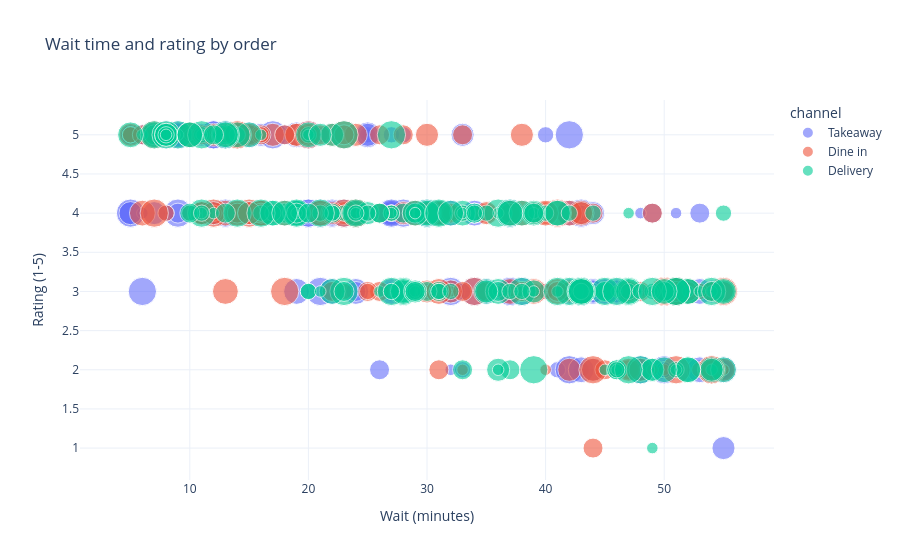

Source (notebook cell):
### Markdown cell above
**Interpretation and reasoning**

Each colored line connects that branch's observed daily totals. A line segment across an absent date is not a recorded value for that date. The chart provides timing and scale context, but it does not normalize by capacity or estimate a sales forecast. The `daily` table printed in Step 15 lets you trace a plotted point to its exact grouped amount.

### Step 17 - Plot wait and rating while retaining order-level context

**Question:** What individual-order pattern lies behind the correlation coefficient?

### Code cell
# Preserve one point per order; color and bubble size add channel and party-size context.
fig = px.scatter(
    filtered, x='wait_minutes', y='rating', color='channel', size='guests',
    hover_data=['order_id', 'branch', 'bill_amount'], opacity=0.6,
    title='Wait time and rating by order',
    labels={'wait_minutes': 'Wait (minutes)', 'rating': 'Rating (1-5)'},
)
fig.update_layout(template='plotly_white')
# Render this figure directly in the notebook output.
display(fig)

### Figure 1 — Plotly figure (JSON) as saved in the notebook; plotly's stock layout.template omitted (floating-point values rounded to 4 significant figures; data arrays with more than 128 entries replaced by an {"elided": "..."} marker saying what was removed)
{"data": [{"customdata": {"elided": "192x3 mixed values"}, "hovertemplate": "channel=Takeaway<br>Wait (minutes)=%{x}<br>Rating (1-5)=%{y}<br>guests=%{marker.size}<br>order_id=%{customdata[0]}<br>branch=%{customdata[1]}<br>bill_amount=%{customdata[2]}<extra></extra>", "legendgroup": "Takeaway", "marker": {"color": "#636efa", "opacity": 0.6, "size": {"elided": "192 int values"}, "sizemode": "area", "sizeref": 0.015, "symbol": "circle"}, "mode": "markers", "name": "Takeaway", "orientation": "v", "showlegend": true, "type": "scatter", "x": {"elided": "192 int values"}, "xaxis": "x", "y": {"elided": "192 int values"}, "yaxis": "y"}, {"customdata": {"elided": "208x3 mixed values"}, "hovertemplate": "channel=Dine in<br>Wait (minutes)=%{x}<br>Rating (1-5)=%{y}<br>guests=%{marker.size}<br>order_id=%{customdata[0]}<br>branch=%{customdata[1]}<br>bill_amount=%{customdata[2]}<extra></extra>", "legendgroup": "Dine in", "marker": {"color": "#EF553B", "opacity": 0.6, "size": {"elided": "208 int values"}, "sizemode": "area", "sizeref": 0.015, "symbol": "circle"}, "mode": "markers", "name": "Dine in", "orientation": "v", "showlegend": true, "type": "scatter", "x": {"elided": "208 int values"}, "xaxis": "x", "y": {"elided": "208 int values"}, "yaxis": "y"}, {"customdata": {"elided": "200x3 mixed values"}, "hovertemplate": "channel=Delivery<br>Wait (minutes)=%{x}<br>Rating (1-5)=%{y}<br>guests=%{marker.size}<br>order_id=%{customdata[0]}<br>branch=%{customdata[1]}<br>bill_amount=%{customdata[2]}<extra></extra>", "legendgroup": "Delivery", "marker": {"color": "#00cc96", "opacity": 0.6, "size": {"elided": "200 int values"}, "sizemode": "area", "sizeref": 0.015, "symbol": "circle"}, "mode": "markers", "name": "Delivery", "orientation": "v", "showlegend": true, "type": "scatter", "x": {"elided": "200 int values"}, "xaxis": "x", "y": {"elided": "200 int values"}, "yaxis": "y"}], "layout": {"legend": {"itemsizing": "constant", "title": {"text": "channel"}, "tracegroupgap": 0}, "title": {"text": "Wait time and rating by order"}, "xaxis": {"anchor": "y", "domain": [0.0, 1.0], "title": {"text": "Wait (minutes)"}}, "yaxis": {"anchor": "x", "domain": [0.0, 1.0], "title": {"text": "Rating (1-5)"}}}}
